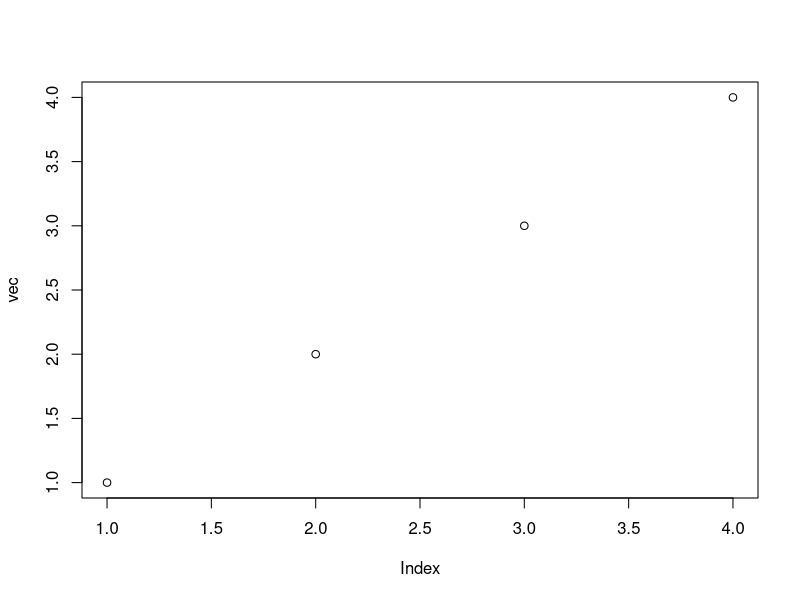

This figure's R source:
# primeiro script para teste

# # salvar dados quaisquer
vec = c(1,2,3,4)

save(vec, file = "dados.RData")

pdf("1 - primeiro_plot.pdf")
plot(vec)
dev.off()
#teste commit leandro